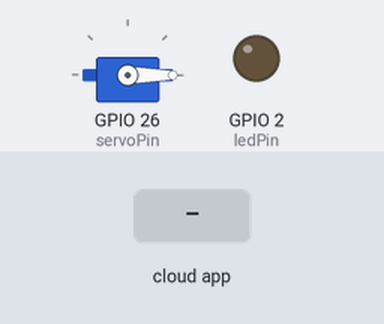
A sketch run on a simulated ESP32. Parts: servo, output pins drawn as LEDs (lit = HIGH). Inputs (shaded band) come from the test bench. WiFi joins after 1.5 s; servers stay silent unless stated; the Firebase database answers and starts empty; what the sketch prints to the serial monitor is not drawn.

Above: at 2.7 s.
2.8 s: the phone or cloud app sets doorStatus to 1
At 4.4 s:
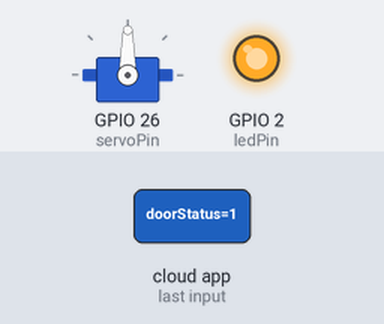
Timing chart, 0 to 15.1 s (numbered marks = the images above; inputs shaded):
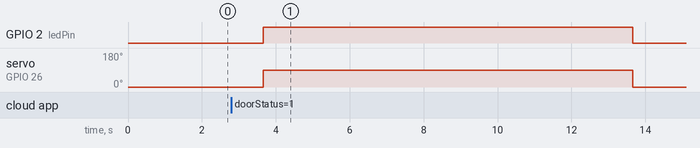

The sketch:

LockDevice.ino
```cpp
#include <Arduino.h>
#if defined(ESP32)
#include <WiFi.h>
// #elif defined(ESP8266)
// #include <ESP8266WiFi.h>
#endif
#include <Firebase_ESP_Client.h>

//Provide the token generation process info.
#include "addons/TokenHelper.h"
//Provide the RTDB payload printing info and other helper functions.
#include "addons/RTDBHelper.h"

#include <ESP32Servo.h>

// Insert your network credentials
#define WIFI_SSID "mar"
#define WIFI_PASSWORD "alernative"

// Insert Firebase project API Key
#define API_KEY "AIzaSyAO2rFpRan1XTUznsgamGuHBgly45UUXRw"

// Insert RTDB URL
#define DATABASE_URL "https://safetylockfirebase-default-rtdb.asia-southeast1.firebasedatabase.app/"
const int servoPin = 26; // Replace with the actual pin number for your relay
const int ledPin = 2;


// Define Firebase Data object
FirebaseData fbdo;
FirebaseAuth auth;
FirebaseConfig config;
Servo myservo;

unsigned long checkDoorStatusPrevMillis = 0;
unsigned long turnOffServoPrevMillis = 0;
int pos = 0;

void setup()
{
  Serial.begin(115200);
  WiFi.begin(WIFI_SSID, WIFI_PASSWORD);
  Serial.print("Connecting to Wi-Fi");
  while (WiFi.status() != WL_CONNECTED)
  {
    Serial.print(".");
    delay(300);
  }
  Serial.println();
  Serial.print("Connected with IP: ");
  Serial.println(WiFi.localIP());
  Serial.println();

  /* Assign the api key (required) */
  config.api_key = API_KEY;

  /* Assign the RTDB URL (required) */
  config.database_url = DATABASE_URL;

  /* Sign up */
  if (Firebase.signUp(&config, &auth, "", ""))
  {
    Serial.println("ok");
  }
  else
  {
    Serial.printf("%s\n", config.signer.signupError.message.c_str());
  }

  /* Assign the callback function for the long running token generation task */
  config.token_status_callback = tokenStatusCallback; //see addons/TokenHelper.h

  Firebase.begin(&config, &auth);
  Firebase.reconnectWiFi(true);
  myservo.attach(servoPin);
  pinMode(ledPin, OUTPUT);
  myservo.write(0);
}

void loop()
{
  if (Firebase.ready())
  {
    // Check door status every 1 second
    if (millis() - checkDoorStatusPrevMillis > 1000)
    {
      checkDoorStatusPrevMillis = millis();

      // Read door status from the database
      if (Firebase.RTDB.getBool(&fbdo, "doorStatus"))
      {
        bool doorStatus = fbdo.boolData();
        Serial.println("Door Status: " + String(doorStatus));

        // If door is open, turn on relay and built-in LED
        if (doorStatus)
        {

            // Turn on relay and built-in LED
            turnOnServoAndLED();
            delay(10000);
            turnOffServoAndLED();

            // Set doorStatus to false
            Firebase.RTDB.setBool(&fbdo, "doorStatus", false);
        }
        else
        {
          // If door is closed, turn off relay and built-in LED
          turnOffServoAndLED();

        }
      }
    }
  }
}

void turnOnServoAndLED()
{
  myservo.write(90);
  digitalWrite(ledPin, HIGH);   // Turn on the built-in LED
}

void turnOffServoAndLED()
{
  myservo.write(0);
  digitalWrite(ledPin, LOW);   // Turn off the built-in LED
}
```

Measured:
- after the input at 2.8 s, GPIO 2 (ledPin): LOW → HIGH after 0.86 s, → LOW 10.0 s later; servo on GPIO 26 (servoPin): 0° → 90° after 0.86 s, → 0° 10.0 s later
